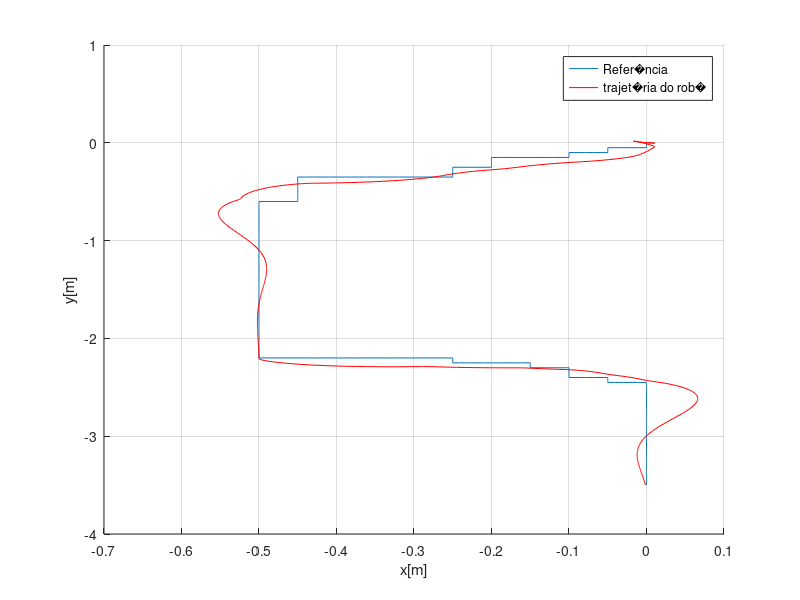
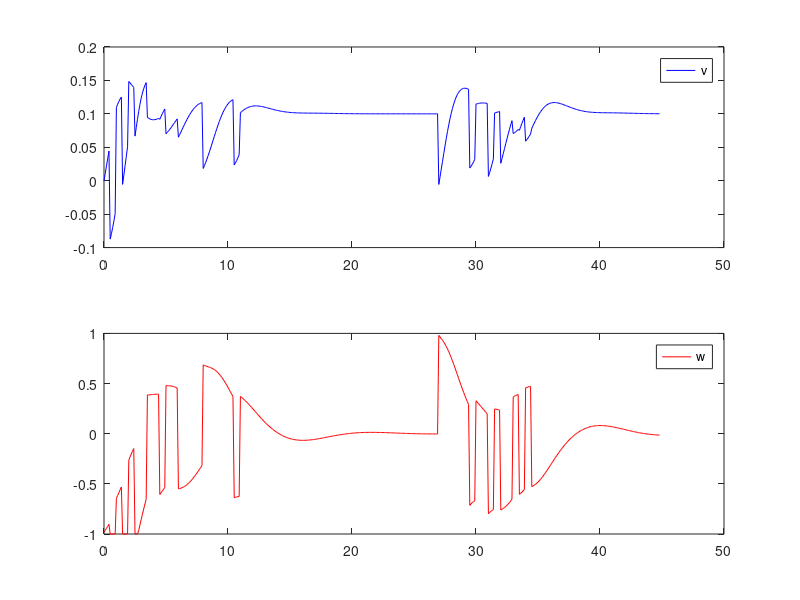
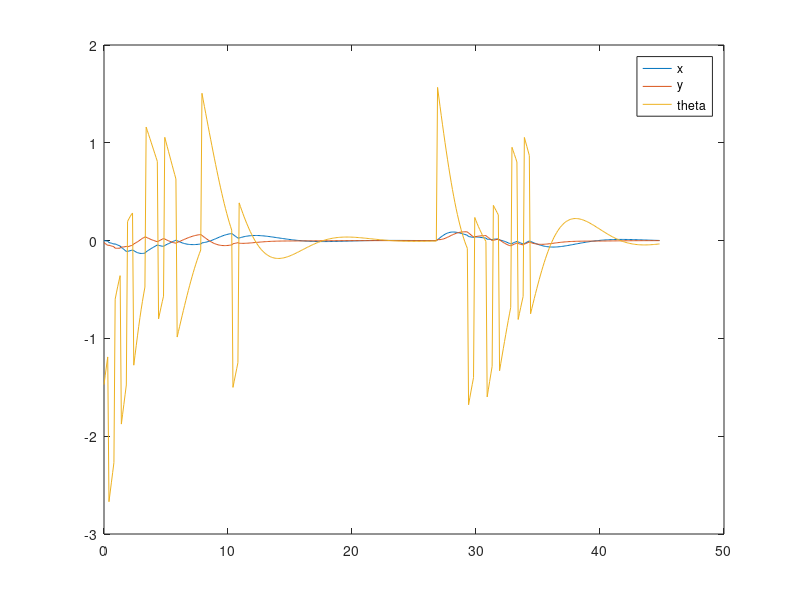

Write the MATLAB code that produced these figures, in order.
%%%%%%%%%%%%%%%%%%%%%%%%%%%%%%%%%%%%%%%%%%%%%%%%%%%%%%%%%%%%%%%%%%%%%%%%%%%
%%% mobile robot control on a reference path 
%%% Gregor Klancar, 
%%%%%%%%%%%%%%%%%%%%%%%%%%%%%%%%%%%%%%%%%%%%%%%%%%%%%%%%%%%%%%%%%%%%%%%%%%%
% Modificado por Marcus
% 08.04.2016

clear all
close all
clc

format long g     

%%%%%%%%%%%%%%%%%%%%%%%%%%%%%%%%%%%%%%%%%%%%%%%%%%%%%%%%%%%%%%%%%%%%%%%%%%%
%            Inicializa��o de Vari�veis
%%%%%%%%%%%%%%%%%%%%%%%%%%%%%%%%%%%%%%%%%%%%%%%%%%%%%%%%%%%%%%%%%%%%%%%%%%%
Ts = 0.1;          % sampling time
Tsim = 44.9;   %63 para oito. 70 pra "S"
h = 0.1;           % integrating time
D = 0.4;            %distancia entre rodas

limit = 1;

xa = [0; 0; 0];  % x,y,theta referenciais para in�cio de trajet�ria. 
X1 = xa;         %Euler

xb = [0;0;0.0];
X2 = xb;

%%%%%%%%%%%%%%%%%%%%%%%%%%%%%%%%%%%%%%%%%%%%%%%%%%%%%%%%%%%%%%%%%%%%%%%%%%%
%           Gera��o da traget�ria e m�todos de seguimento de trajet�ria.
%%%%%%%%%%%%%%%%%%%%%%%%%%%%%%%%%%%%%%%%%%%%%%%%%%%%%%%%%%%%%%%%%%%%%%%%%%%

for k = 1:round(Tsim/h);  % 1 a tempo de simula��o/ tempo de integra��o   
    
%     %Oito
%     if(k<round(Tsim/h))
%        
%     w(k)=0.2;
%     v(k)=0.1;
%     else
%     w(k)=-0.2;
%     v(k)=0.1;
%         
%     end
    
    % "S"
    w(k)=0;
    v(k)=0.1;
    if(k<200)
        xb(3)=0;
    elseif(k<320 && k>=200)
        xb(3)=pi/2;
    else
        xb(3)=0;
    end



    X1 = [X1, X1(:,k)+ h*([v(k)*cos(xa(3));v(k)*sin(xa(3));w(k)])];  %Euler
    xa = X1(:,k+1);
    X2 = [X2, X2(:,k)+ h*([v(k)*cos(xb(3));v(k)*sin(xb(3));0])];  %Marcus
   % xb = X2(:,k+1);
    X2(3,k)=xb(3);
    
end


Xr = X2;
Ur = [v;w];
% @Override
load('traj_final2a.mat');
Xr = [traj_final(1,:); traj_final(2,:); traj_final(3,:) ];
Ur = [traj_final(4,:); traj_final(5,:)];
hold on
plot(Xr(1,:),Xr(2,:),'-')
legend('Referencia')
grid

vr = v;
wr = w;
%%


%%%%%%%%%%%%%%%%%%%%%%%%%%%%%%%%%%%%%%%%%%%%%%%%%%%%%%%%%%%%%%%%%%%%%%%%%%%
%                   Simula��o do rob�.
%%%%%%%%%%%%%%%%%%%%%%%%%%%%%%%%%%%%%%%%%%%%%%%%%%%%%%%%%%%%%%%%%%%%%%%%%%%

x0 = [0;-0.0;0];  
X = x0;
v = [];
w = [];

Xm = x0;
%%%%%%%%%%%%%%%%%%%%%%%%%%%%%%%%%%%%%%%%%%%%%%%%%%%%%%%%%%%%%%%%%%%%%%%%%%%
%           Coeficientes do controlador 
%%%%%%%%%%%%%%%%%%%%%%%%%%%%%%%%%%%%%%%%%%%%%%%%%%%%%%%%%%%%%%%%%%%%%%%%%%%

ksi = 0.3;      
ohmega_n = 1;   
g =40;      

for k = 1:round(Tsim/h);    % 1 a tempo de simula��o/ tempo de integra��o  
    
    e_x = Xr(1,k)-x0(1);
    e_y = Xr(2,k)-x0(2);
    e_t = Xr(3,k)-x0(3);
    
    e1 = cos(x0(3))*e_x+sin(x0(3))*e_y;
    e2 = -sin(x0(3))*e_x+cos(x0(3))*e_y;
    e3 = e_t;
    
 
    
   k1 = 2*ksi*ohmega_n;
   k2 = g*abs(vr(k)); 
   k3 = k1;

    v1 = k1*(e1);                     % controlador  
    v2 =  sign(vr(k))*k2*(e2)+k3*e3;  % controlador
    

    v(k) = vr(k)*cos(e3) + v1; 
    w(k) = wr(k) +  v2;

    %restri��es
    
    if v(k) >=limit  %0.4
        v(k)=limit;
    end
    
    if v(k)< -limit;
        v(k) = -limit;
    end
    
    if w(k)>= limit;
        w(k) = limit;
    end
    
    if w(k)<-limit;
        w(k)=-limit;
    end
    


    vd = (v(k)+w(k)*0.5*D);
    ve = (v(k)-w(k)*0.5*D);

    %RUIDO
      if(k>500 && k<520)
          vd=0;
      end
 
    vt = (ve+vd)/2;
    wt =  (vd-ve)/D;
    
    Xm(1,1) = x0(1) + Ts*vt*cos(x0(3));
    Xm(2,1) = x0(2) + Ts*vt*sin(x0(3));
    Xm(3,1) = x0(3) + Ts*wt;
    
  
    X = [X,Xm];
    x0 =Xm;

    
    Erro(:,k) = Xr(:,k+1)- X(:,k+1);

end


plot(X(1,:),X(2,:),'r')
legend('Refer�ncia','trajet�ria do rob�')
xlabel('x[m]')
ylabel('y[m]')

% print  -depsc trajetoriaruido
% print  -djpeg90 trajetoriaruido
% print  -dpdf trajetoriaruido

%%%%%%%%%%%%%%%%%%%%%%%%%%%%%%%%%%%%%%%
%      Plotagem de v e w 
%%%%%%%%%%%%%%%%%%%%%%%%%%%%%%%%%%%%%%%

figure
ne = length(Erro);
tempo = Ts*(0:ne-1);
subplot(2,1,1)
plot(tempo,v,'b')
legend('v')

hold on
subplot(2,1,2)
plot (tempo,w,'r')
legend('w')

% print -depsc velocidaderuido
% print -djpeg90 velocidaderuido

%%%%%%%%%%%%%%%%%%%%%%%%%%%%%%%%%%%%%%%%%%%%%%%%%%%%%%%%%%%%%%%%%%%%%%%%%%%
%      Plotagem do erro x y e theta
%%%%%%%%%%%%%%%%%%%%%%%%%%%%%%%%%%%%%%%%%%%%%%%%%%%%%%%%%%%%%%%%%%%%%%%%%%%

figure
plot(tempo,Erro(1,:),tempo,Erro(2,:),tempo,Erro(3,:));
legend('x','y','theta')

 E1 = Erro(1,:);
 E2 = Erro(2,:);
 E3 = Erro(3,:);
%ERRO_TOTAL = E1*E1'*Q(1,1)+E2*E2'*Q(2,2)+E3*E3'*Q(3,3);
% grid
% print -depsc erroruido
% print -djpeg90 erroruido
 
%commandwindow  % mostra a pagina principal matlab
